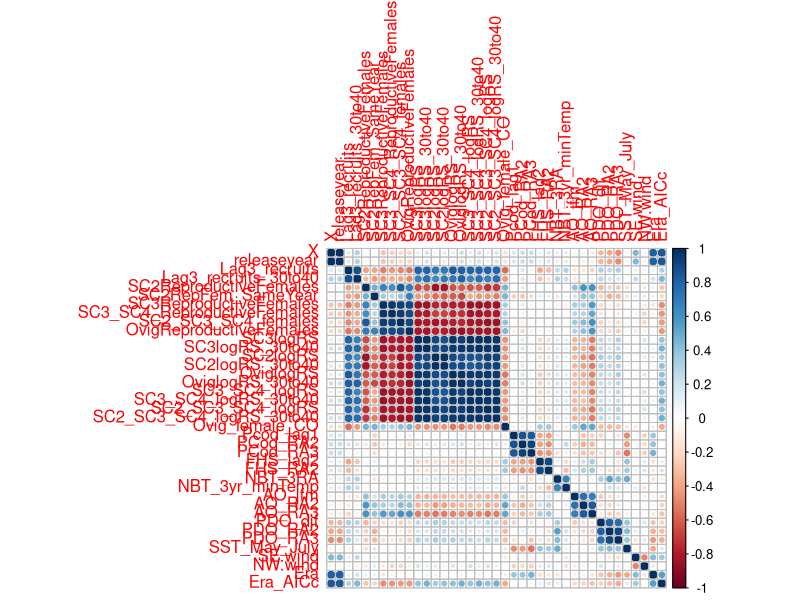
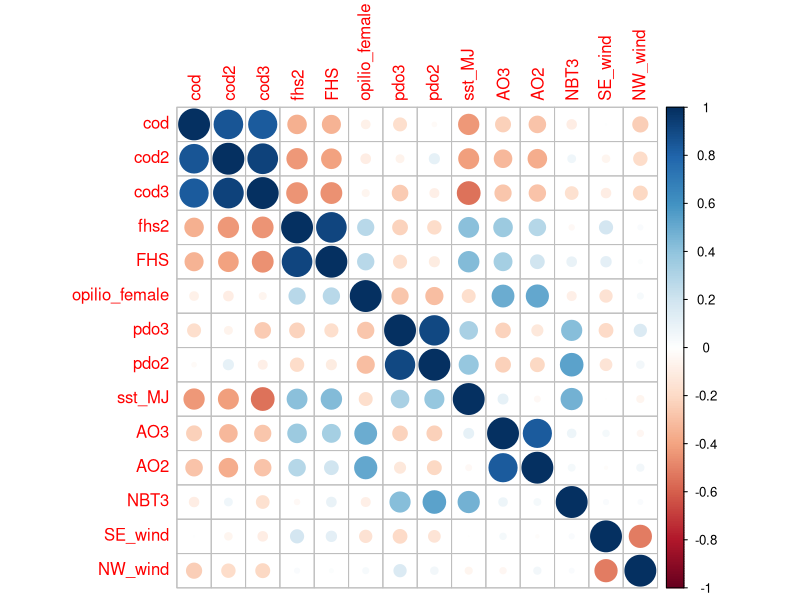
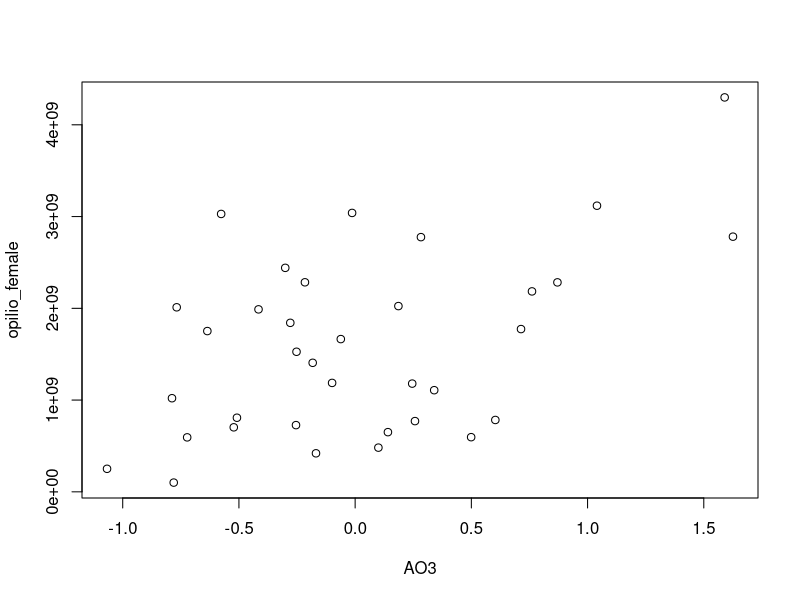
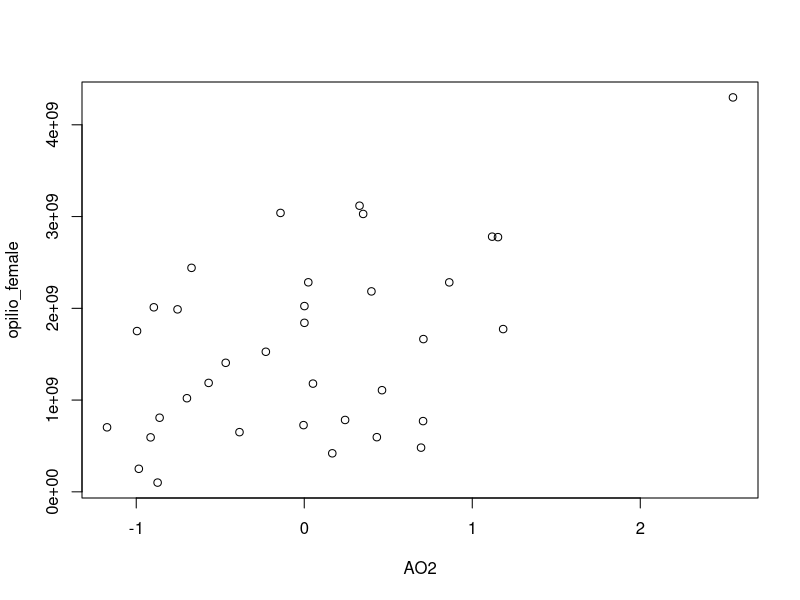

The R script that drew these images, in order:
library(Hmisc)
library(ggplot2)
library(tidyverse)
library(corrplot)



###################Final envar dataset ###############
final_dat<-read.csv("data/EBS_Crab_and_envar_data_full_extent_for_analysis_reducedTime_updated.csv")
names(final_dat)
final_dat
cor <- cor(final_dat, use="complete.obs")
dev.new()
corrplot(cor)

Bairdi_females<-final_dat$ReproductiveFemales
cod<-final_dat$Pcod_lag1
cod2<-final_dat$PCod_RA2
cod3<-final_dat$PCod_RA3
fhs2<-final_dat$FHS_RA2
FHS<-final_dat$FHS_lag2
opilio_female<-final_dat$Ovig_female_CO
pdo3<-final_dat$PDO_RA3
pdo2<-final_dat$PDO_RA2
sst_MJ<-final_dat$SST_May_July
AO3<-final_dat$AO_RA3
AO2<-final_dat$AO_RA2
NBT3<-final_dat$NBT_3RA
SE_wind<-final_dat$SE.wind
NW_wind<-final_dat$NW.wind

dat<-cbind(Bairdi_females,cod,cod2,cod3,fhs2,FHS,opilio_female,pdo3,pdo2,sst_MJ,AO3,AO2,NBT3,SE_wind,NW_wind)

cor(dat, use="complete.obs")
cor2 <- cor(dat, use="complete.obs")
dev.new()
corrplot(cor2)

write.csv(cor2, "data/CorrelationMatrixforFinalEnvironmentalDataset.csv")


plot(opilio_female~AO3)
plot(opilio_female~AO2)
